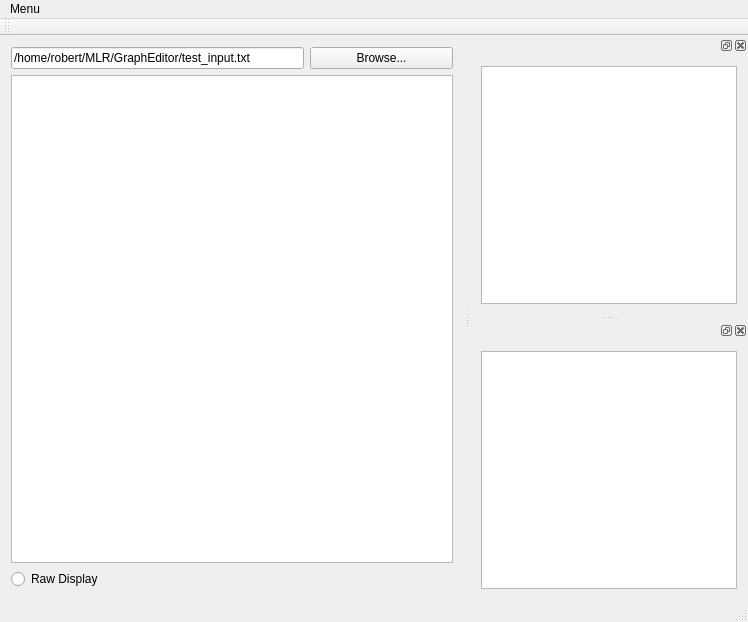
<?xml version="1.0" encoding="UTF-8"?>
<ui version="4.0">
 <class>Editor</class>
 <widget class="QMainWindow" name="Editor">
  <property name="geometry">
   <rect>
    <x>0</x>
    <y>0</y>
    <width>748</width>
    <height>622</height>
   </rect>
  </property>
  <property name="windowTitle">
   <string>Editor</string>
  </property>
  <widget class="QWidget" name="centralWidget">
   <layout class="QGridLayout" name="gridLayout_8">
    <item row="1" column="0" colspan="3">
     <widget class="QTextEdit" name="graph_editor">
      <property name="readOnly">
       <bool>false</bool>
      </property>
      <property name="acceptRichText">
       <bool>false</bool>
      </property>
     </widget>
    </item>
    <item row="0" column="0" colspan="2">
     <widget class="QLineEdit" name="file_name">
      <property name="text">
       <string>/home/robert/MLR/GraphEditor/test_input.txt</string>
      </property>
     </widget>
    </item>
    <item row="0" column="2">
     <widget class="QPushButton" name="open_file">
      <property name="text">
       <string>Browse...</string>
      </property>
     </widget>
    </item>
    <item row="2" column="0">
     <widget class="QRadioButton" name="raw_display">
      <property name="text">
       <string>Raw Display</string>
      </property>
     </widget>
    </item>
   </layout>
  </widget>
  <widget class="QMenuBar" name="menuBar">
   <property name="geometry">
    <rect>
     <x>0</x>
     <y>0</y>
     <width>748</width>
     <height>19</height>
    </rect>
   </property>
   <widget class="QMenu" name="menuView">
    <property name="title">
     <string>Menu</string>
    </property>
    <addaction name="actionShow_Graph"/>
    <addaction name="actionQuit"/>
   </widget>
   <addaction name="menuView"/>
  </widget>
  <widget class="QToolBar" name="mainToolBar">
   <attribute name="toolBarArea">
    <enum>TopToolBarArea</enum>
   </attribute>
   <attribute name="toolBarBreak">
    <bool>false</bool>
   </attribute>
  </widget>
  <widget class="QStatusBar" name="statusBar"/>
  <widget class="QDockWidget" name="GraphDisplay">
   <attribute name="dockWidgetArea">
    <number>2</number>
   </attribute>
   <widget class="QWidget" name="dockWidgetContents_14">
    <layout class="QGridLayout" name="gridLayout_9">
     <item row="0" column="0">
      <widget class="QGraphicsView" name="graphicsView_3"/>
     </item>
    </layout>
   </widget>
  </widget>
  <widget class="QDockWidget" name="dockWidget_2">
   <attribute name="dockWidgetArea">
    <number>2</number>
   </attribute>
   <widget class="QWidget" name="dockWidgetContents_2">
    <layout class="QGridLayout" name="gridLayout">
     <item row="0" column="0">
      <widget class="QTextEdit" name="console"/>
     </item>
    </layout>
   </widget>
  </widget>
  <action name="actionShow_Graph">
   <property name="checkable">
    <bool>true</bool>
   </property>
   <property name="checked">
    <bool>true</bool>
   </property>
   <property name="text">
    <string>Display Graph</string>
   </property>
  </action>
  <action name="actionQuit">
   <property name="text">
    <string>Quit</string>
   </property>
  </action>
 </widget>
 <layoutdefault spacing="6" margin="11"/>
 <resources/>
 <connections>
  <connection>
   <sender>actionShow_Graph</sender>
   <signal>toggled(bool)</signal>
   <receiver>GraphDisplay</receiver>
   <slot>setVisible(bool)</slot>
   <hints>
    <hint type="sourcelabel">
     <x>-1</x>
     <y>-1</y>
    </hint>
    <hint type="destinationlabel">
     <x>747</x>
     <y>317</y>
    </hint>
   </hints>
  </connection>
  <connection>
   <sender>GraphDisplay</sender>
   <signal>visibilityChanged(bool)</signal>
   <receiver>actionShow_Graph</receiver>
   <slot>setChecked(bool)</slot>
   <hints>
    <hint type="sourcelabel">
     <x>747</x>
     <y>317</y>
    </hint>
    <hint type="destinationlabel">
     <x>-1</x>
     <y>-1</y>
    </hint>
   </hints>
  </connection>
  <connection>
   <sender>open_file</sender>
   <signal>clicked()</signal>
   <receiver>Editor</receiver>
   <slot>open_file()</slot>
   <hints>
    <hint type="sourcelabel">
     <x>435</x>
     <y>49</y>
    </hint>
    <hint type="destinationlabel">
     <x>471</x>
     <y>592</y>
    </hint>
   </hints>
  </connection>
  <connection>
   <sender>file_name</sender>
   <signal>textChanged(QString)</signal>
   <receiver>Editor</receiver>
   <slot>parse_file(QString)</slot>
   <hints>
    <hint type="sourcelabel">
     <x>298</x>
     <y>62</y>
    </hint>
    <hint type="destinationlabel">
     <x>408</x>
     <y>598</y>
    </hint>
   </hints>
  </connection>
  <connection>
   <sender>actionQuit</sender>
   <signal>triggered()</signal>
   <receiver>Editor</receiver>
   <slot>close()</slot>
   <hints>
    <hint type="sourcelabel">
     <x>-1</x>
     <y>-1</y>
    </hint>
    <hint type="destinationlabel">
     <x>373</x>
     <y>310</y>
    </hint>
   </hints>
  </connection>
  <connection>
   <sender>raw_display</sender>
   <signal>toggled(bool)</signal>
   <receiver>Editor</receiver>
   <slot>parse_file()</slot>
   <hints>
    <hint type="sourcelabel">
     <x>64</x>
     <y>576</y>
    </hint>
    <hint type="destinationlabel">
     <x>201</x>
     <y>597</y>
    </hint>
   </hints>
  </connection>
 </connections>
 <slots>
  <slot>open_file()</slot>
  <slot>parse_file(QString)</slot>
  <slot>parse_file()</slot>
 </slots>
</ui>
